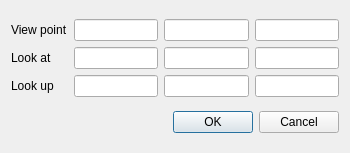
<?xml version="1.0" encoding="UTF-8"?>
<ui version="4.0">
 <class>SetCameraData</class>
 <widget class="QDialog" name="SetCameraData">
  <property name="geometry">
   <rect>
    <x>0</x>
    <y>0</y>
    <width>350</width>
    <height>153</height>
   </rect>
  </property>
  <property name="minimumSize">
   <size>
    <width>350</width>
    <height>0</height>
   </size>
  </property>
  <property name="maximumSize">
   <size>
    <width>350</width>
    <height>32767</height>
   </size>
  </property>
  <property name="windowTitle">
   <string>Set Camera</string>
  </property>
  <layout class="QVBoxLayout" name="verticalLayout">
   <item>
    <layout class="QGridLayout" name="gridLayout">
     <item row="0" column="0">
      <widget class="QLabel" name="view_label">
       <property name="text">
        <string>View point</string>
       </property>
      </widget>
     </item>
     <item row="0" column="1">
      <widget class="QLineEdit" name="view_x"/>
     </item>
     <item row="0" column="2">
      <widget class="QLineEdit" name="view_y"/>
     </item>
     <item row="0" column="3">
      <widget class="QLineEdit" name="view_z"/>
     </item>
     <item row="1" column="0">
      <widget class="QLabel" name="look_label">
       <property name="text">
        <string>Look at</string>
       </property>
      </widget>
     </item>
     <item row="1" column="1">
      <widget class="QLineEdit" name="look_x">
       <property name="inputMask">
        <string/>
       </property>
      </widget>
     </item>
     <item row="1" column="2">
      <widget class="QLineEdit" name="look_y"/>
     </item>
     <item row="1" column="3">
      <widget class="QLineEdit" name="look_z"/>
     </item>
     <item row="2" column="0">
      <widget class="QLabel" name="look_up_label">
       <property name="text">
        <string>Look up</string>
       </property>
      </widget>
     </item>
     <item row="2" column="1">
      <widget class="QLineEdit" name="look_up_x">
       <property name="inputMask">
        <string/>
       </property>
       <property name="text">
        <string/>
       </property>
      </widget>
     </item>
     <item row="2" column="2">
      <widget class="QLineEdit" name="look_up_y">
       <property name="text">
        <string/>
       </property>
      </widget>
     </item>
     <item row="2" column="3">
      <widget class="QLineEdit" name="look_up_z">
       <property name="text">
        <string/>
       </property>
      </widget>
     </item>
    </layout>
   </item>
   <item>
    <widget class="QDialogButtonBox" name="buttonBox">
     <property name="standardButtons">
      <set>QDialogButtonBox::Cancel|QDialogButtonBox::Ok</set>
     </property>
    </widget>
   </item>
  </layout>
 </widget>
 <layoutdefault spacing="6" margin="11"/>
 <tabstops>
  <tabstop>view_x</tabstop>
  <tabstop>view_y</tabstop>
  <tabstop>view_z</tabstop>
  <tabstop>look_x</tabstop>
  <tabstop>look_y</tabstop>
  <tabstop>look_z</tabstop>
 </tabstops>
 <includes>
  <include location="global">BALL_core/COMMON/global.h</include>
 </includes>
 <resources/>
 <connections/>
</ui>
